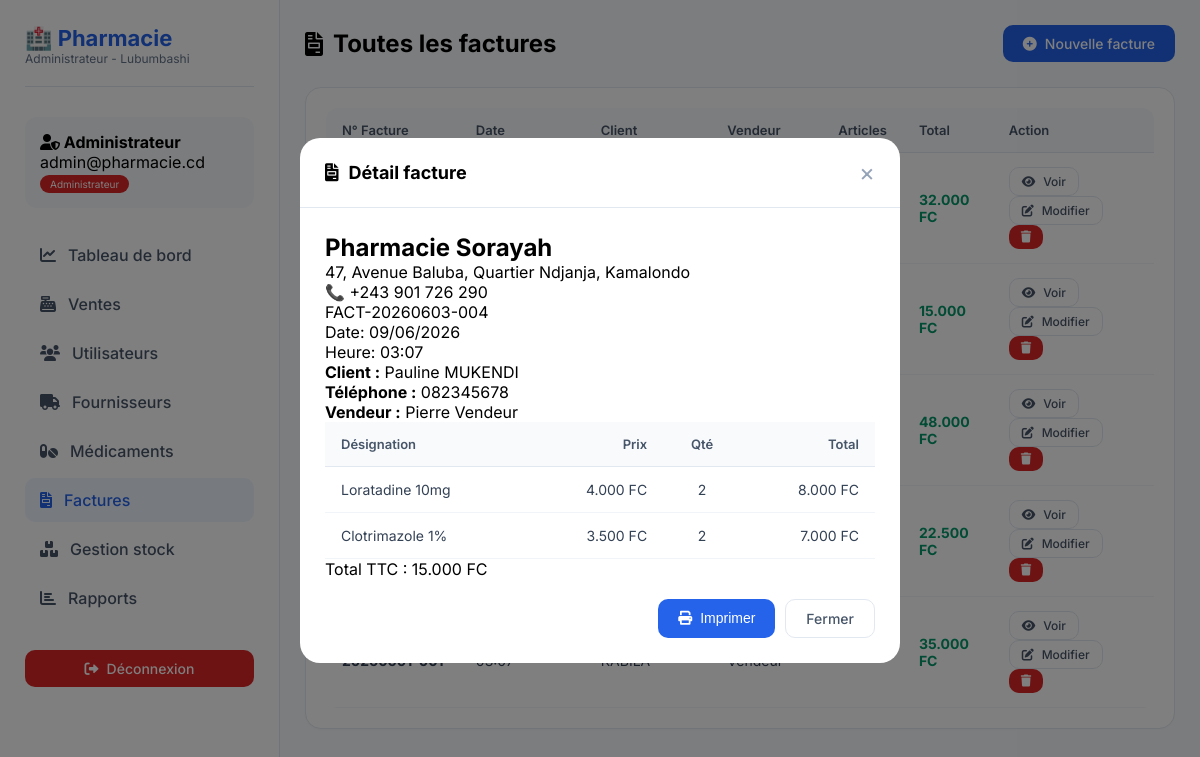
Screenshot of /admin.php?section=factures&view_facture=4 (signed in) with the database file from the repository.
### tables this page shows
CREATE TABLE IF NOT EXISTS `factures` (
  `id` int NOT NULL AUTO_INCREMENT COMMENT 'Identifiant unique',
  `numero_facture` varchar(50) NOT NULL COMMENT 'Numéro unique de la facture (ex: FACT-20260609-001)',
  `date_facture` timestamp NULL DEFAULT CURRENT_TIMESTAMP COMMENT 'Date et heure de la facture',
  `client_nom` varchar(100) NOT NULL COMMENT 'Nom du client',
  `client_telephone` varchar(50) DEFAULT NULL COMMENT 'Téléphone du client',
  `client_adresse` text COMMENT 'Adresse du client',
  `total_ht` decimal(10,2) NOT NULL DEFAULT '0.00' COMMENT 'Total hors taxes',
  `total_ttc` decimal(10,2) NOT NULL DEFAULT '0.00' COMMENT 'Total toutes taxes comprises',
  `vendeur_id` int DEFAULT NULL COMMENT 'ID du vendeur qui a fait la vente',
  `vendeur_nom` varchar(100) DEFAULT NULL COMMENT 'Nom du vendeur',
  `statut` enum('payée','impayée','annulée') DEFAULT 'payée' COMMENT 'Statut de la facture',
  `notes` text COMMENT 'Notes supplémentaires',
  PRIMARY KEY (`id`),
  UNIQUE KEY `numero_facture` (`numero_facture`),
  KEY `idx_numero` (`numero_facture`),
  KEY `idx_date` (`date_facture`),
  KEY `idx_client` (`client_nom`),
  KEY `vendeur_id` (`vendeur_id`)
);

CREATE TABLE IF NOT EXISTS `ventes` (
  `id` int NOT NULL AUTO_INCREMENT COMMENT 'Identifiant unique',
  `facture_id` int NOT NULL COMMENT 'ID de la facture associée',
  `medicament_id` int NOT NULL COMMENT 'ID du médicament vendu',
  `medicament_nom` varchar(100) NOT NULL COMMENT 'Nom du médicament (pour archivage)',
  `quantite` int NOT NULL COMMENT 'Quantité vendue',
  `prix_unitaire` decimal(10,2) NOT NULL COMMENT 'Prix unitaire au moment de la vente',
  `total` decimal(10,2) NOT NULL COMMENT 'Total de la ligne (quantité * prix)',
  `date_vente` timestamp NULL DEFAULT CURRENT_TIMESTAMP COMMENT 'Date de la vente',
  `vendeur_id` int DEFAULT NULL COMMENT 'ID du vendeur',
  PRIMARY KEY (`id`),
  KEY `vendeur_id` (`vendeur_id`),
  KEY `idx_facture` (`facture_id`),
  KEY `idx_medicament` (`medicament_id`),
  KEY `idx_date` (`date_vente`)
);

### config.php (called while the page is built, shortened)
<?php
function format_prix($montant) {
    return number_format((float)$montant, 0, ',', '.') . ' FC';
}
function securiser($texte) {
    return htmlspecialchars(trim($texte), ENT_QUOTES, 'UTF-8');
}
?>

### admin.php (the view, shortened to what this page needs)
<?php
require_once 'config.php';
$factures = $pdo->query("SELECT f.*, (SELECT COUNT(*) FROM ventes WHERE facture_id = f.id) as nb_articles
                         FROM factures f ORDER BY f.date_facture DESC LIMIT 50")->fetchAll();
$stats = [
    'medicaments' => $pdo->query("SELECT COUNT(*) FROM medicaments")->fetchColumn() ?: 0,
    'stock_total' => $pdo->query("SELECT SUM(quantite_stock) FROM medicaments")->fetchColumn() ?: 0,
    'ca_total' => $pdo->query("SELECT SUM(total_ttc) FROM factures")->fetchColumn() ?: 0,
    'ca_jour' => $pdo->query("SELECT SUM(total_ttc) FROM factures WHERE DATE(date_facture) = CURDATE()")->fetchColumn() ?: 0,
    'utilisateurs' => $pdo->query("SELECT COUNT(*) FROM utilisateurs")->fetchColumn() ?: 0,
    'alertes' => $pdo->query("SELECT COUNT(*) FROM medicaments WHERE quantite_stock <= seuil_alerte")->fetchColumn() ?: 0
];
$ventes_par_vendeur_aujourdhui = $pdo->query("
    SELECT
        u.id, u.nom as vendeur_nom,
        COALESCE(SUM(f.total_ttc), 0) as ca_aujourdhui,
        COUNT(DISTINCT f.id) as nombre_factures,
        (SELECT COUNT(*) FROM ventes v WHERE v.vendeur_id = u.id AND DATE(v.date_vente) = CURDATE()) as articles_vendus
    FROM utilisateurs u
    LEFT JOIN factures f ON f.vendeur_id = u.id AND DATE(f.date_facture) = CURDATE()
    WHERE u.role = 'vendeur' OR u.role = 'admin'
    GROUP BY u.id, u.nom
    ORDER BY ca_aujourdhui DESC
")->fetchAll();
$page_active = isset($_GET['section']) ? $_GET['section'] : 'dashboard';
$facture_detail = null;
$facture_articles = [];
$show_modal = false;
if (isset($_GET['view_facture']) && is_numeric($_GET['view_facture'])) {
    $facture_id = (int)$_GET['view_facture'];
    $stmt = $pdo->prepare("SELECT * FROM factures WHERE id = ?");
    $stmt->execute([$facture_id]);
    $facture_detail = $stmt->fetch();
    if ($facture_detail) {
        $stmt = $pdo->prepare("SELECT * FROM ventes WHERE facture_id = ?");
        $stmt->execute([$facture_id]);
        $facture_articles = $stmt->fetchAll();
        $show_modal = true;
    }
}
?>
<!DOCTYPE html>
<html lang="fr">
<head>
    <link rel="stylesheet" href="https://cdnjs.cloudflare.com/ajax/libs/font-awesome/6.0.0/css/all.min.css">
</head>
<body>
    <div class="sidebar">
        <div class="logo">
            <h2>🏥 <span>Pharmacie</span></h2>
            <p style="font-size:12px; color:#64748b;">Administrateur - Lubumbashi</p>
        </div>
        <div class="user-info">
            <h4><i class="fas fa-user-shield"></i> <?= securiser($_SESSION['user_nom']) ?></h4>
            <p><?= securiser($_SESSION['user_email']) ?></p>
            <span class="badge">Administrateur</span>
        </div>
        <ul class="nav-links">
            <li><a href="?section=dashboard" class="<?= $page_active == 'dashboard' ? 'active' : '' ?>"><i class="fas fa-chart-line"></i> Tableau de bord</a></li>
            <li><a href="?section=ventes" class="<?= $page_active == 'ventes' ? 'active' : '' ?>"><i class="fas fa-cash-register"></i> Ventes</a></li>
            <li><a href="?section=utilisateurs" class="<?= $page_active == 'utilisateurs' ? 'active' : '' ?>"><i class="fas fa-users"></i> Utilisateurs</a></li>
            <li><a href="?section=fournisseurs" class="<?= $page_active == 'fournisseurs' ? 'active' : '' ?>"><i class="fas fa-truck"></i> Fournisseurs</a></li>
            <li><a href="?section=medicaments" class="<?= $page_active == 'medicaments' ? 'active' : '' ?>"><i class="fas fa-pills"></i> Médicaments</a></li>
            <li><a href="?section=factures" class="<?= $page_active == 'factures' ? 'active' : '' ?>"><i class="fas fa-file-invoice"></i> Factures</a></li>
            <li><a href="?section=stock" class="<?= $page_active == 'stock' ? 'active' : '' ?>"><i class="fas fa-boxes"></i> Gestion stock</a></li>
            <li><a href="?section=rapports" class="<?= $page_active == 'rapports' ? 'active' : '' ?>"><i class="fas fa-chart-bar"></i> Rapports</a></li>
        </ul>
        <div style="margin-top: 30px;">
            <a href="logout.php" class="btn btn-danger" style="width:100%; justify-content:center;"><i class="fas fa-sign-out-alt"></i> Déconnexion</a>
        </div>
    </div>
    <div class="main-content">
        <?php if ($page_active == 'dashboard'): ?>
            <div class="header">
                <h1><i class="fas fa-chart-line"></i> Tableau de bord</h1>
                <div style="background: white; padding: 8px 16px; border-radius: 20px;">
                    <i class="far fa-calendar-alt"></i> <?= date('d/m/Y H:i') ?>
                </div>
            </div>
            <div class="stats-grid">
                <div class="stat-card">
                    <div class="stat-icon"><i class="fas fa-pills"></i></div>
                    <div><h3 style="font-size:13px; color:#64748b;">Médicaments</h3><div class="stat-number"><?= $stats['medicaments'] ?></div></div>
                </div>
                <div class="stat-card">
                    <div class="stat-icon"><i class="fas fa-boxes"></i></div>
                    <div><h3 style="font-size:13px; color:#64748b;">Stock total</h3><div class="stat-number"><?= $stats['stock_total'] ?></div></div>
                </div>
                <div class="stat-card">
                    <div class="stat-icon"><i class="fas fa-chart-line"></i></div>
                    <div><h3 style="font-size:13px; color:#64748b;">CA Total</h3><div class="stat-number"><?= format_prix($stats['ca_total']) ?></div></div>
                </div>
                <div class="stat-card">
                    <div class="stat-icon"><i class="fas fa-users"></i></div>
                    <div><h3 style="font-size:13px; color:#64748b;">Utilisateurs</h3><div class="stat-number"><?= $stats['utilisateurs'] ?></div></div>
                </div>
                <div class="stat-card">
                    <div class="stat-icon"><i class="fas fa-money-bill"></i></div>
                    <div><h3 style="font-size:13px; color:#64748b;">CA Aujourd'hui</h3><div class="stat-number"><?= format_prix($stats['ca_jour']) ?></div></div>
                </div>
                <div class="stat-card">
                    <div class="stat-icon"><i class="fas fa-exclamation-triangle"></i></div>
                    <div><h3 style="font-size:13px; color:#64748b;">Alertes stock</h3><div class="stat-number"><?= $stats['alertes'] ?></div></div>
                </div>
            </div>
            <div class="card">
                <div class="header" style="margin-bottom: 15px; padding-bottom: 0;">
                    <h3><i class="fas fa-chart-simple"></i> Ventes par vendeur - Aujourd'hui</h3>
                    <span class="badge" style="background:#2563eb;"><?= date('d/m/Y') ?></span>
                </div>
                <?php if (count($ventes_par_vendeur_aujourdhui) > 0): ?>
                    <?php foreach ($ventes_par_vendeur_aujourdhui as $vendeur): ?>
                    <div style="display: flex; justify-content: space-between; align-items: center; padding: 15px; background: #f8fafc; border-radius: 12px; margin-bottom: 10px;">
                        <div>
                            <h4><i class="fas fa-user-circle"></i> <?= securiser($vendeur['vendeur_nom']) ?></h4>
                            <p style="font-size:12px; color:#64748b;"><i class="fas fa-receipt"></i> <?= $vendeur['nombre_factures'] ?> facture(s) | <i class="fas fa-box"></i> <?= $vendeur['articles_vendus'] ?? 0 ?> article(s)</p>
                        </div>
                        <div style="text-align: right;">
                            <div style="font-weight: 700; color: #059669;"><?= format_prix($vendeur['ca_aujourdhui']) ?></div>
                            <small>chiffre d'affaires</small>
                        </div>
                    </div>
                    <?php endforeach; ?>
                <?php else: ?>
                    <p style="text-align:center; color:#64748b; padding:30px;">Aucune vente aujourd'hui</p>
                <?php endif; ?>
            </div>
        <?php elseif ($page_active == 'factures'): ?>
            <div class="header">
                <h1><i class="fas fa-file-invoice"></i> Toutes les factures</h1>
                <a href="?section=ventes" class="btn btn-primary"><i class="fas fa-plus-circle"></i> Nouvelle facture</a>
            </div>
                <div class="card">
                    <?php if (count($factures) > 0): ?>
                <div class="table-container">
                    <table>
                        <thead><tr><th>N° Facture</th><th>Date</th><th>Client</th><th>Vendeur</th><th>Articles</th><th>Total</th><th>Action</th></tr></thead>
                        <tbody>
                            <?php foreach ($factures as $facture): ?>
                            <tr>
                                <td><strong><?= securiser($facture['numero_facture']) ?></strong></td>
                                <td><?= date('d/m/Y H:i', strtotime($facture['date_facture'])) ?></td>
                                <td><?= securiser($facture['client_nom']) ?></td>
                                <td><?= securiser($facture['vendeur_nom']) ?></td>
                                <td><?= $facture['nb_articles'] ?></td>
                                <td><strong style="color:#059669;"><?= format_prix($facture['total_ttc']) ?></strong></td>
                                <td>
                                    <a href="?section=factures&view_facture=<?= $facture['id'] ?>" class="btn btn-outline btn-sm"><i class="fas fa-eye"></i> Voir</a>
                                    <a href="?section=factures&action=edit&id=<?= $facture['id'] ?>" class="btn btn-outline btn-sm"><i class="fas fa-edit"></i> Modifier</a>
                                    <form method="POST" style="display: inline;" onsubmit="return confirm('Supprimer cette facture ?');">
                                        <button type="submit" name="action_supprimer_facture" class="btn btn-danger btn-sm"><i class="fas fa-trash"></i></button>
                                    </form>
                                </td>
                            </tr>
                            <?php endforeach; ?>
                        </tbody>
                    </table>
                </div>
                <?php else: ?>
                <p style="text-align:center; color:#64748b; padding:40px;">Aucune facture</p>
                <?php endif; ?>
            </div>
        <?php endif; ?>
    </div>
    <?php if ($show_modal && $facture_detail): ?>
    <div class="modal" id="factureModal">
        <div class="modal-content">
            <div class="modal-header">
                <h3><i class="fas fa-file-invoice"></i> Détail facture</h3>
                <span class="close-btn" onclick="closeModalFacture()">&times;</span>
            </div>
            <div class="modal-body">
                <div class="facture-print" id="factureContent">
                    <div class="facture-header">
                        <div class="facture-logo">
                            <h2><?= NOM_PHARMACIE ?></h2>
                            <p><?= ADRESSE_PHARMACIE ?></p>
                            <p>📞 <?= TELEPHONE_PHARMACIE ?></p>
                        </div>
                        <div class="facture-info">
                            <div class="numero"><?= securiser($facture_detail['numero_facture']) ?></div>
                            <p>Date: <?= date('d/m/Y', strtotime($facture_detail['date_facture'])) ?></p>
                            <p>Heure: <?= date('H:i', strtotime($facture_detail['date_facture'])) ?></p>
                        </div>
                    </div>
                    <div class="facture-client-info">
                        <p><strong>Client :</strong> <?= securiser($facture_detail['client_nom']) ?></p>
                        <?php if ($facture_detail['client_telephone']): ?>
                        <p><strong>Téléphone :</strong> <?= $facture_detail['client_telephone'] ?></p>
                        <?php endif; ?>
                        <p><strong>Vendeur :</strong> <?= securiser($facture_detail['vendeur_nom']) ?></p>
                    </div>
                    <table class="facture-table">
                        <thead>
                            <tr>
                                <th>Désignation</th>
                                <th style="text-align:right">Prix</th>
                                <th style="text-align:center">Qté</th>
                                <th style="text-align:right">Total</th>
                            </tr>
                        </thead>
                        <tbody>
                            <?php foreach ($facture_articles as $article): ?>
                            <tr>
                                <td><?= securiser($article['medicament_nom']) ?></td>
                                <td style="text-align:right"><?= format_prix($article['prix_unitaire']) ?></td>
                                <td style="text-align:center"><?= $article['quantite'] ?></td>
                                <td style="text-align:right"><?= format_prix($article['total']) ?></td>
                            </tr>
                            <?php endforeach; ?>
                        </tbody>
                    </table>
                    <div class="facture-total-big">
                        <p>Total TTC : <span class="montant"><?= format_prix($facture_detail['total_ttc']) ?></span></p>
                    </div>
                </div>
                <div style="display:flex; gap:10px; margin-top:20px; justify-content:flex-end;">
                    <button onclick="imprimerFacture()" class="btn btn-primary"><i class="fas fa-print"></i> Imprimer</button>
                    <a href="?section=factures" class="btn btn-outline">Fermer</a>
                </div>
            </div>
        </div>
    </div>
    <?php endif; ?>
</body>
</html>

### rows the page displays
factures: total_ttc "32.000 FC"
factures: total_ttc "15.000 FC", numero_facture "FACT-20260603-004", date_facture "09/06/2026", date_facture "03:07", client_nom "Pauline MUKENDI", client_telephone "082345678", vendeur_nom "Pierre Vendeur"
factures: total_ttc "48.000 FC"
factures: total_ttc "22.500 FC"
factures: total_ttc "35.000 FC"
ventes: medicament_nom "Loratadine 10mg", prix_unitaire "4.000 FC", quantite "2", total "8.000 FC"
ventes: medicament_nom "Clotrimazole 1%", prix_unitaire "3.500 FC", quantite "2", total "7.000 FC"

### other values shown
securiser($_SESSION['user_nom']) "Administrateur"
securiser($_SESSION['user_email']) "admin@pharmacie.cd"
NOM_PHARMACIE "Pharmacie Sorayah"
ADRESSE_PHARMACIE "47, Avenue Baluba, Quartier Ndjanja, Kamalondo"
TELEPHONE_PHARMACIE "+243 901 726 290"
